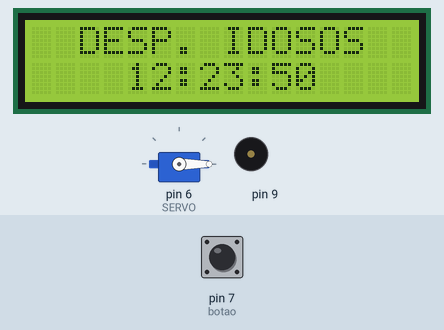
Recording of a sketch running on a simulated Arduino Uno, built with avr-gcc and run on an emulated ATmega328P. Shown: servo, 16×2 character LCD, buzzer (waves = sounding). The inputs (shaded band) are chosen by the test bench; at power-on: pin 7 (botao) LOW. The local clock reads 2024-03-15 10:24:30 at power-on unless the sketch sets it; what the sketch prints to the serial monitor is not drawn.

Above: at 0.1 s.
At 20.04 s:
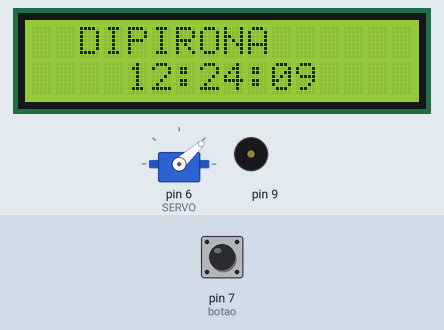
At 27.75 s:
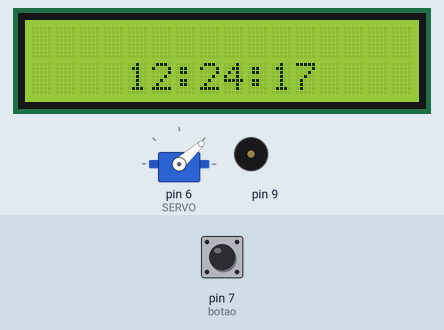
At 39.88 s:
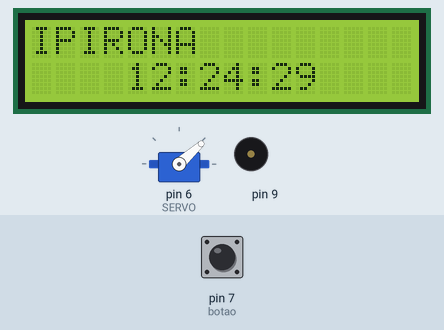
Timing chart, 0 to 40.0 s (numbered marks = the images above):
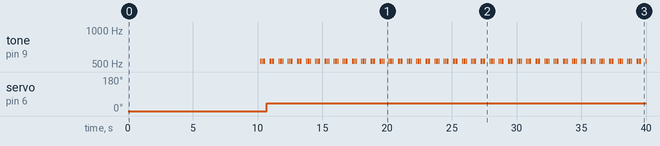

Measured:
- by itself, servo on pin 6 (SERVO): 0° → 42° at 10.7 s
- what the display in image 1 shows lasts 0.8 s, from 19.9 s to 20.7 s

The sketch:

DARPA_Project.ino
```cpp
#include <LiquidCrystal.h>
#include <DS1307.h>
#include <Servo.h>

//Configuracoes do botao
int const botao = 7;
int estadoBotao = 0;
int aux_botao = 0;

//Inicializacao do servo
#define SERVO 6 // Porta Digital 6 PWM

Servo s; //Variável Servo
int pos = 0; //Posição Servo
int passo = 42;
int i = 0;
int aux_servo = 0;

//Inicializacao do display
LiquidCrystal lcd(12, 11, 5, 4, 3, 2);

//Modulo RTC DS1307 ligado as portas A4 e A5 do Arduino
DS1307 rtc(A4, A5);

//Configuracoes LCD 16x2
int screenWidth = 16;
int screenHeight = 2;

String line1 = "DESP. IDOSOS";
String nome_do_remedio;

//Flags de referencia
int stringStart, stringStop = 0;
int scrollCursor = screenWidth;
int tamanho = 0;
int aux = 0, aux2 = 0;

//Frequencia do buzzer
int frequencia = 528;   //Dó

void setup(){
  //Define botao
  pinMode(botao,INPUT);

  //Aciona o servo
  s.attach(SERVO);
  Serial.begin(9600);
  s.write(0);

  //Aciona o relogio
  rtc.halt(false);

  //As linhas abaixo setam a data e hora do modulo
  //e podem ser comentada apos a primeira utilizacao
  //rtc.setDOW(WEDNESDAY);      //Define o dia da semana
  rtc.setTime(12, 23, 50);     //Define o horario
  //rtc.setDate(14, 3, 2018);   //Define o dia, mes e ano

  //Definicoes do pino SQW/Out
  rtc.setSQWRate(SQW_RATE_1);
  rtc.enableSQW(true);

  //Inicializacao do display
  lcd.begin(screenWidth,screenHeight);
}


void alarm_setup(String time2, String alarm_name){
  String t = rtc.getTimeStr();    //hora atual
  aux_botao = 0;
  aux = 0;
  //aux2 = 0;

  //Só entra na condição abaixo quando acontecer o alarme
  //Repete até alcançar 50x ou o botão estiver acionado
  //if((t.equals(time2) && aux<50 && !aux_botao) || aux2==1){    //(MÉTODO FALHO)
  if(t.equals(time2)){
    nome_do_remedio = alarm_name;
    while((!aux_botao) && aux<50){
      estadoBotao = digitalRead(botao); //Leitura do estado do botao
      Serial.print(estadoBotao);
      lcd.clear();
      //condicao de parada do buzzer
      if(estadoBotao == HIGH)
        aux_botao = 1;

      //rotina de scroll dos nomes dos remédios e hora
      lcd.setCursor(scrollCursor, 0);
      lcd.print(nome_do_remedio.substring(stringStart,stringStop));
      lcd.setCursor(4, 1);
      lcd.print(rtc.getTimeStr());

      delay(200);   //controle de tempo de permanência no IF

      //if(!aux_botao){
        play_buzzer(); //aciona buzzer
      //}

      if(aux_servo){    //IF de controle para abertura
        pos += passo;
        abrir(); //abrir compartimento
        aux_servo = 0;
      }

      scroll_sup(); //Chama a rotina que executa o scroll
      //Verifica o tamanho da string
      tamanho = nome_do_remedio.length();
      if (stringStart == tamanho){
        stringStart = 0;
        stringStop = 0;
      }

      //flags auxiliares de início e término da condição IF
      aux++;
      /*aux2 = 1;
      if(aux==100){
        aux2 = 0;
        aux_botao = 0;
      }*/
    }
  }
  else{
    default_display();
    aux_servo = 1;
    scrollCursor = screenWidth;
  }

}

//Funcao para abrir o compartimento
void abrir(){
  s.write(pos);
  if(pos == passo*4){
    pos = 0;
    delay(2000);
    s.write(0);
  }
}

void loop(){
  int j = 0;
  const char *alarm_time[4];
  const char *alarm_name[4];

  alarm_time[0] = "12:24:00";          //hora do alarme
  alarm_name[0] = "DIPIRONA";                         //nome do alarme

  alarm_time[1] = "12:24:10";          //hora do alarme
  alarm_name[1] = "MIOFLEX A";                        //nome do alarme

  alarm_time[2] = "12:24:20";          //hora do alarme
  alarm_name[2] = "GLAUCOTRAT";                       //nome do alarme

  alarm_time[3] = "12:24:30";          //hora do alarme
  alarm_name[3] = "ALGUM REMEDIO AI";                 //nome do alarme

  for(j=0;j<4;j++){
    alarm_setup(alarm_time[j], alarm_name[j]);
  }
}

//Função de scroll do display
void scroll_sup(){
  lcd.clear();
  if(stringStart == 0 && scrollCursor > 0){
    scrollCursor--;
    stringStop++;
  } else if (stringStart == stringStop){
    stringStart = stringStop = 0;
    scrollCursor = screenWidth;
  } else if (stringStop == line1.length() && scrollCursor == 0) {
    stringStart++;
  } else {
    stringStart++;
    stringStop++;
  }
}

//Função de estado DEFAULT
void default_display(){
  //lcd.clear();
  lcd.setCursor(2, 0);
  lcd.print("DESP. IDOSOS");
  lcd.setCursor(4, 1);
  lcd.print(rtc.getTimeStr());
}

//Função que aciona o buzzer
void play_buzzer(){
  tone(9, frequencia, 50);
  delay(100);
  tone(9, frequencia, 50);
  delay(100);
  tone(9, frequencia, 50);
  delay(100);
  tone(9, frequencia, 50);
  delay(200);
}
```
